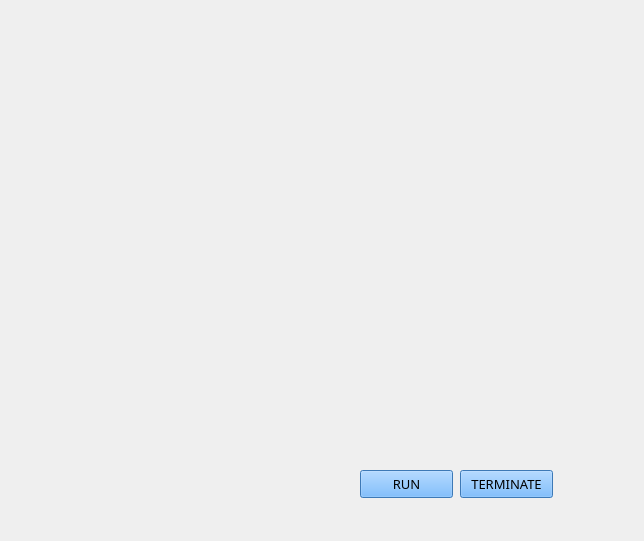
<?xml version="1.0" encoding="UTF-8"?>
<ui version="4.0">
 <class>MainWindow</class>
 <widget class="QMainWindow" name="MainWindow">
  <property name="geometry">
   <rect>
    <x>0</x>
    <y>0</y>
    <width>644</width>
    <height>541</height>
   </rect>
  </property>
  <property name="windowTitle">
   <string>MainWindow</string>
  </property>
  <widget class="QWidget" name="centralwidget">
   <widget class="QLabel" name="label">
    <property name="geometry">
     <rect>
      <x>-10</x>
      <y>0</y>
      <width>651</width>
      <height>541</height>
     </rect>
    </property>
    <property name="text">
     <string/>
    </property>
    <property name="pixmap">
     <pixmap>../Downloads/jarvis.jpg</pixmap>
    </property>
    <property name="scaledContents">
     <bool>true</bool>
    </property>
   </widget>
   <widget class="QPushButton" name="pushButton">
    <property name="geometry">
     <rect>
      <x>360</x>
      <y>470</y>
      <width>93</width>
      <height>28</height>
     </rect>
    </property>
    <property name="font">
     <font>
      <family>Myanmar Text</family>
      <pointsize>10</pointsize>
     </font>
    </property>
    <property name="styleSheet">
     <string notr="true">background-color: rgb(0, 170, 0);
background-color: rgb(85, 170, 255);</string>
    </property>
    <property name="text">
     <string>RUN</string>
    </property>
   </widget>
   <widget class="QPushButton" name="pushButton_2">
    <property name="geometry">
     <rect>
      <x>460</x>
      <y>470</y>
      <width>93</width>
      <height>28</height>
     </rect>
    </property>
    <property name="font">
     <font>
      <family>Myanmar Text</family>
      <pointsize>10</pointsize>
     </font>
    </property>
    <property name="styleSheet">
     <string notr="true">background-color: rgb(0, 170, 0);
background-color: rgb(255, 0, 0);
background-color: rgb(255, 0, 0);
background-color: rgb(85, 170, 255);</string>
    </property>
    <property name="text">
     <string>TERMINATE</string>
    </property>
   </widget>
   <widget class="QLabel" name="label_2">
    <property name="geometry">
     <rect>
      <x>0</x>
      <y>0</y>
      <width>151</width>
      <height>141</height>
     </rect>
    </property>
    <property name="text">
     <string/>
    </property>
    <property name="pixmap">
     <pixmap>../Downloads/download.jpg</pixmap>
    </property>
   </widget>
   <widget class="QTextBrowser" name="textBrowser">
    <property name="geometry">
     <rect>
      <x>230</x>
      <y>10</y>
      <width>201</width>
      <height>41</height>
     </rect>
    </property>
    <property name="styleSheet">
     <string notr="true">background:transparent;
border-radius:none</string>
    </property>
   </widget>
   <widget class="QTextBrowser" name="textBrowser_2">
    <property name="geometry">
     <rect>
      <x>440</x>
      <y>10</y>
      <width>181</width>
      <height>41</height>
     </rect>
    </property>
    <property name="styleSheet">
     <string notr="true">background:transparent;
border-radius:none</string>
    </property>
   </widget>
  </widget>
 </widget>
 <resources/>
 <connections/>
</ui>
